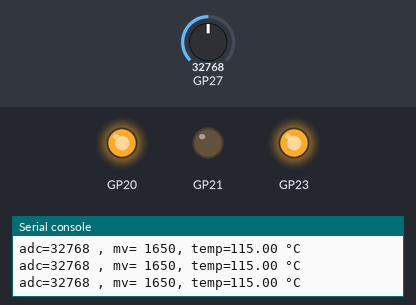
Simulated run of this program. Board: Raspberry Pi Pico running MicroPython. On the bench: output pins drawn as LEDs (lit = HIGH), the last lines printed to the serial console. The inputs (shaded band) are chosen by the test bench; at power-on: GP27 = 32768 (analog values on the 0–65535 scale).

Above: at 1.2 s.
1.3 s: GP27 set to 16016
3.0 s: GP27 set to 13872
At 4.2 s:
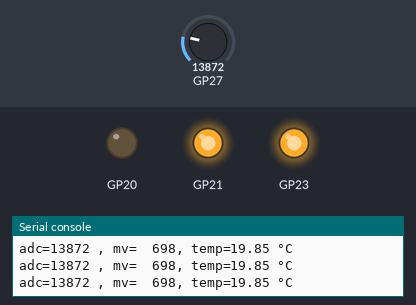
4.5 s: GP27 set to 7864
At 5.6 s:
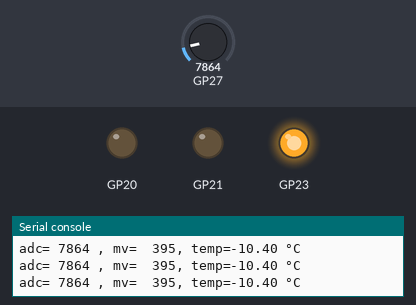
6.0 s: GP27 set to 19660
At 6.8 s:
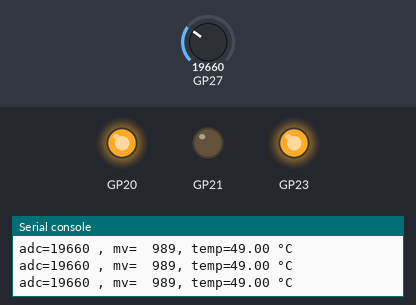
Timing chart, 0 to 8.5 s (numbered marks = the images above; inputs shaded):
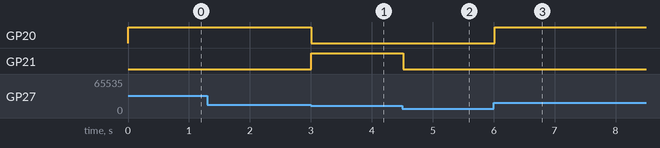

Measured:
- the behaviour switches between 14896 and 14880 on GP27 (found by bisection; images 0 and 1)
- after the input at 3.0 s, GP20: HIGH → LOW at once; GP21: LOW → HIGH at once
- after the input at 4.5 s, GP21: HIGH → LOW at once
- after the input at 6.0 s, GP20: LOW → HIGH at once

The program:

analog-tmp36.py
```python
from machine import Pin, ADC
import time

# Désactive PowerSafe (lower ripple)
Pin( 23, Pin.OUT, value=True )
a1 = ADC( Pin( Pin.board.GP27 ) )
red = Pin( Pin.board.GP20, Pin.OUT )
green = Pin( Pin.board.GP21, Pin.OUT )

def calc_temp( millivolts ):
    return (millivolts-500)/10

while True:
    # Effectuer 10 mesures
    val = 0
    for i in range( 10 ):
        val += a1.read_u16()
    val = val/10     # calculer la moyenne

    mv = 3300*val/65535
    temp = calc_temp( mv )
    print( 'adc=%5i , mv=%5i, temp=%2.2f °C' % (val, mv, temp) )

    green.value( 19<=temp<25 )
    red.value( temp>= 25 )

    time.sleep_ms( 300 )
```
